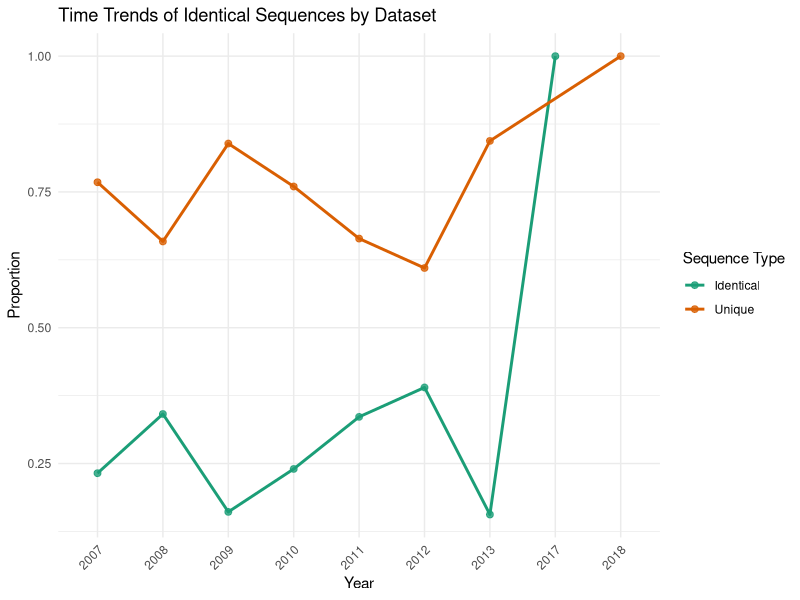
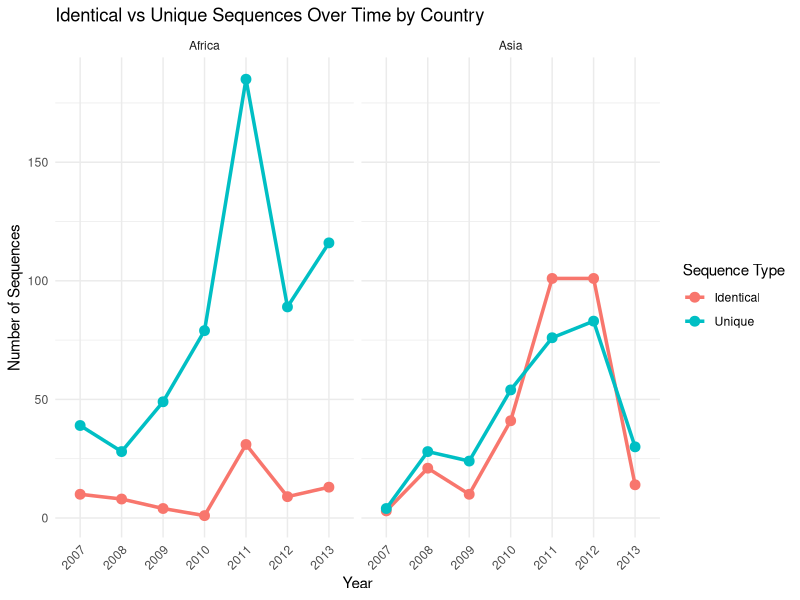
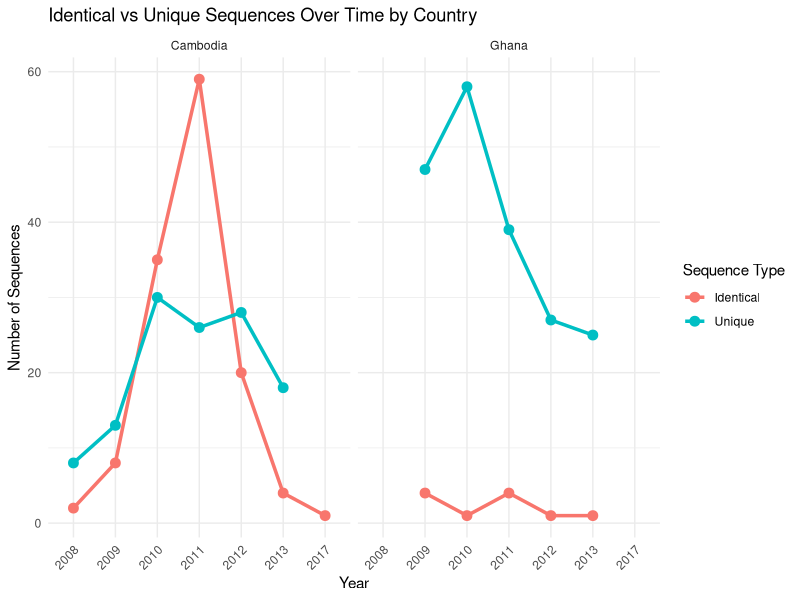

The R source for these figures, in order: (Note: this script raises an error after producing the figures.)
# Analysis of identical sequences and Region.xs
# Load the datasets
library(tidyverse)
# -----------------------
# IDENTICAL SEQUENCE ANALYSIS SCRIPT
# -----------------------

# Load required libraries
library(dplyr)
library(ggplot2)

# Load datasets
allgenomes <- read.csv("all_genomes_metadata.csv")
DC8data <- read.csv("normalised.fulldataset.DC8_metadata_genes.csv")
DC8identical <- read.csv("DC8_identical_sequences.csv")

# Merge metadata with identical sequence info
DC8identical <- DC8identical %>%
  rename(Sample_ID = sequence_id) %>%
  rename(identical_sequences = count)

merged_DC_identical_full <- full_join(DC8data, DC8identical, by = "Sample_ID") %>%
  select(!ends_with(".y")) %>%
  rename_with(~ gsub(".x$", "", .), ends_with(".x")) %>%
  mutate(
    identical_sequences = ifelse(is.na(identical_sequences), 0, identical_sequences),
    label = ifelse(identical_sequences > 0, "Identical", "Unique")
  ) %>%
  select(-c(Unnamed..0, mds_3d, mds_3d_x, mds_3d_y, mds_3d_z, filename, Subtype, domain_structure, domain_count))

merged_DC_identical_full <- merged_DC_identical_full %>%
  rename(Subtype = updated_Subtype) %>%
  mutate(Subtype = case_when(
    Subtype == "DBLa2-CIDRa1.8 head structure with DBLg4" ~ "TIM180var1-like (EPCR + Rosetting)",
    Subtype == "DBLa2-CIDRa1.1 head structure with DBLg6" ~ "IT4var20-like (EPCR)",
    Subtype == "DBLa1.2-CIDRa1.1 head structure with DBLg6" ~ "PFD0020c-like (EPCR + gC1qR)",
    Subtype == "DBLa1.2-CIDRa1.1 head structure with DBLg4" ~ "Novel Subtype B (EPCR)",
    Subtype == "DBLa2-CIDRa1.1 head structure with DBLg4" ~ "Novel Subtype A (EPCR)",
    Subtype == "DBLa2-CIDRa1.8 head structure with DBLg6" ~ "Novel Subtype C (EPCR + Rosetting)",
    TRUE ~ "Other"
  ))

# -----------------------
# Summary: Identical vs Unique Sequences by Dataset
# -----------------------
merged_DC_identical_count <- merged_DC_identical_full %>%
  count(label) %>%
  group_by(label) %>%
  mutate(proportion = n / sum(n))

# -----------------------
# Time Trends of Identical Sequences
# -----------------------
merged_DC_identical_count_time <- merged_DC_identical_full %>%
  filter(Year != 'n/a', Year >= 2007) %>%
  count(Year, label) %>%
  group_by(Year) %>%
  mutate(proportion = n / sum(n)) %>%
  ungroup()

ggplot(merged_DC_identical_count_time, aes(x = Year, y = proportion, color = label, group = label)) +
  geom_line(size = 1) +
  geom_point(size = 2, alpha = 0.8) +
  scale_color_brewer(palette = "Dark2") +
  labs(
    title = "Time Trends of Identical Sequences by Dataset",
    x = "Year",
    y = "Proportion",
    color = "Sequence Type"
  ) +
  theme_minimal() +
  theme(axis.text.x = element_text(angle = 45, hjust = 1))

# -----------------------
# Country Comparison: Ghana vs Cambodia
# -----------------------
merged_DC_identical_count_time_country <- merged_DC_identical_full %>%
  filter(Country %in% c("Cambodia", "Ghana"), Year != 'n/a', Year >= 2007) %>%
  count(Country, Year, label) %>%
  group_by(Country) %>%
  mutate(proportion = n / sum(n)) %>%
  ungroup()

merged_DC_identical_count_time_continent <- merged_DC_identical_full %>%
  filter(Continent %in% c("Africa", "Asia"), Year != 'n/a', Year >= 2007, Year <=2013) %>%
  count(Continent, Year, label) %>%
  group_by(Continent) %>%
  mutate(proportion = n / sum(n)) %>%
  ungroup()

ggplot(merged_DC_identical_count_time_continent, aes(x = Year, y = n, color = label, group = label)) +
  geom_line(size = 1.2) +
  geom_point(size = 3) +
  facet_wrap(~ Continent) +
  labs(
    title = "Identical vs Unique Sequences Over Time by Country",
    x = "Year",
    y = "Number of Sequences",
    color = "Sequence Type"
  ) +
  theme_minimal() +
  theme(axis.text.x = element_text(angle = 45, hjust = 1))



# Plot counts
ggplot(merged_DC_identical_count_time_country, aes(x = Year, y = n, color = label, group = label)) +
  geom_line(size = 1.2) +
  geom_point(size = 3) +
  facet_wrap(~ Country) +
  labs(
    title = "Identical vs Unique Sequences Over Time by Country",
    x = "Year",
    y = "Number of Sequences",
    color = "Sequence Type"
  ) +
  theme_minimal() +
  theme(axis.text.x = element_text(angle = 45, hjust = 1))


# -----------------------
# Subtype Analysis Over Time
# -----------------------
merged_DC_identical_count_time_subtype <- merged_DC_identical_full %>%
  filter(Year >= 2007) %>%
  count(updated_Subtype, Year, Source, label) %>%
  group_by(updated_Subtype) %>%
  mutate(proportion = n / sum(n)) %>%
  ungroup()

ggplot(merged_DC_identical_count_time_subtype, aes(x = Year, y = n, color = updated_Subtype, group = updated_Subtype)) +
  geom_line(size = 1.2) +
  geom_point(size = 3) +
  facet_wrap(~label) +
  labs(
    title = "Subtype Distribution of Identical vs Unique Sequences Over Time",
    x = "Year",
    y = "Number of Sequences",
    color = "Subtype"
  ) +
  theme_minimal() +
  theme(axis.text.x = element_text(angle = 45, hjust = 1))

# -----------------------
# Domain Architecture Breakdown (DC8 only)
# -----------------------
subtype_structures_time_DC8 <- merged_DC_identical_full %>%
  filter(label == 'Identical', Source == 'DC8', Year >= 2007,
         identical_sequences >= 10, updated_Subtype != 'n/a') %>%
  count(updated_arc, updated_Subtype, Year, Source, label, identical_sequences) %>%
  group_by(updated_arc) %>%
  mutate(proportion = n / sum(n), total_n = sum(n)) %>%
  filter(total_n >= 8) %>%
  ungroup()

ggplot(subtype_structures_time_DC8, aes(x = Year, y = n, color = updated_arc, group = updated_arc)) +
  geom_line(size = 1.2) +
  geom_point(size = 3) +
  facet_wrap(~updated_Subtype) +
  labs(
    title = "Identical DC8 PfEMP1 Structures Over Time by Subtype",
    x = "Year",
    y = "Number of Sequences",
    color = "Domain Architecture"
  ) +
  theme_minimal() +
  theme(axis.text.x = element_text(angle = 45, hjust = 1),
        legend.position = "bottom")

library(dplyr)
library(ggplot2)

library(dplyr)
library(ggplot2)

# -----------------------------
# 1. Countries with the highest number of distinct identical sequences
# -----------------------------

identical_by_country <- merged_DC_identical_full %>%
  filter(label == "Identical", !is.na(Country)) %>%
  distinct(Sample_ID, Country) %>%
  count(Country, sort = TRUE) %>%
  rename(distinct_identical_sequences = n)


sum(identical_by_country$distinct_identical_sequences)

library(dplyr)
library(ggplot2)
library(sf)
library(viridis)
library(rnaturalearth)
library(rnaturalearthdata)

# Load world map
world <- ne_countries(scale = "medium", returnclass = "sf")

# Filter for Africa and Asia only
world_filtered <- world %>%
  filter(region_un %in% c("Africa", "Asia"))

# Prepare country-level sequence data from identical_by_country
# Rename 'Country' to 'name' to match world map naming
identical_by_country_clean <- identical_by_country %>%
  rename(name = Country)

# Join sequence data with filtered world map
world_data <- world_filtered %>%
  left_join(identical_by_country_clean, by = "name")

# Plot map
ggplot() +
  geom_sf(data = world_data, aes(fill = distinct_identical_sequences), color = "white", size = 0.3) +  # Regular borders
  geom_sf(data = world_data %>% filter(!is.na(distinct_identical_sequences)), 
          aes(fill = distinct_identical_sequences), color = "black", size = 1.45) +  # Emphasized borders
  scale_fill_viridis_c(option = "plasma", direction = -1, limits = c(0, 150), na.value = "lightgrey") + 
  labs(
    title = "Distribution of Distinct Identical Sequences",
    subtitle = "Africa and Asia",
    x = NULL, y = NULL
  ) +
  theme_minimal(base_size = 14) +
  theme(
    legend.position = "bottom",
    legend.title = NULL,
    panel.background = element_rect(fill = "white", color = NA),
    plot.title = element_text(face = "bold", size = 16),
    plot.subtitle = element_text(size = 13),
    axis.text = element_blank(),
    axis.ticks = element_blank(),
    panel.grid = element_blank()
  )



# -----------------------------
# 2. Identical sequences with the highest number of copies
# -----------------------------

top_identical_sequences <- merged_DC_identical_full %>%
  filter(label == "Identical") %>%
  group_by(sequence) %>%
  summarise(
    identical_sequences = first(identical_sequences),
    Sample_IDs = paste(unique(Sample_ID), collapse = ", "),
    Countries = paste(unique(Country), collapse = ", "),
    Subtypes = paste(unique(Subtype), collapse = ", ")
  ) %>%
  arrange(desc(identical_sequences)) %>%
  mutate(sequence_ID = paste0("Seq_", row_number()))




# Get the number of rows (appearances) for each sequence per country
sequence_by_country <- merged_DC_identical_full %>%
  filter(label == "Identical", !is.na(Country)) %>%
  group_by(sequence, Country, identical_sequences,Subtype) %>%
  summarise(num_occurrences = n(), .groups = "drop") %>%
  mutate(sequence_label = paste("Seq", dense_rank(sequence))) %>%
  filter(identical_sequences >= 10) 




ggplot(sequence_by_country, aes(x = reorder(sequence_label, -identical_sequences), y = num_occurrences, fill = Country)) +
  geom_bar(stat = "identity", position = "stack", color = "black", size = 0.3) +  # Black outlines around segments
  labs(
    title = "",
    x = "",
    y = "Number of Copies",
    fill = "Country"
  ) +
  theme_minimal(base_size = 14) +
  theme(
    axis.text.x = element_text(angle = 45, hjust = 1, vjust = 1, size = 10),
    axis.text.y = element_text(size = 11),
    axis.title.y = element_text(size = 13, face = "bold", margin = margin(r = 10)),
    axis.title.x = element_text(size = 13, face = "bold", margin = margin(t = 10)),
    plot.title = element_text(size = 16, face = "bold", hjust = 0.5),
    legend.position = "none",  # Hide legend — you’ll handle this manually
    panel.grid.major = element_blank(),
    panel.grid.minor = element_blank(),
    panel.background = element_rect(fill = "white", color = NA),
    plot.background = element_rect(fill = "white", color = "black", linewidth = 0.5)
  )
